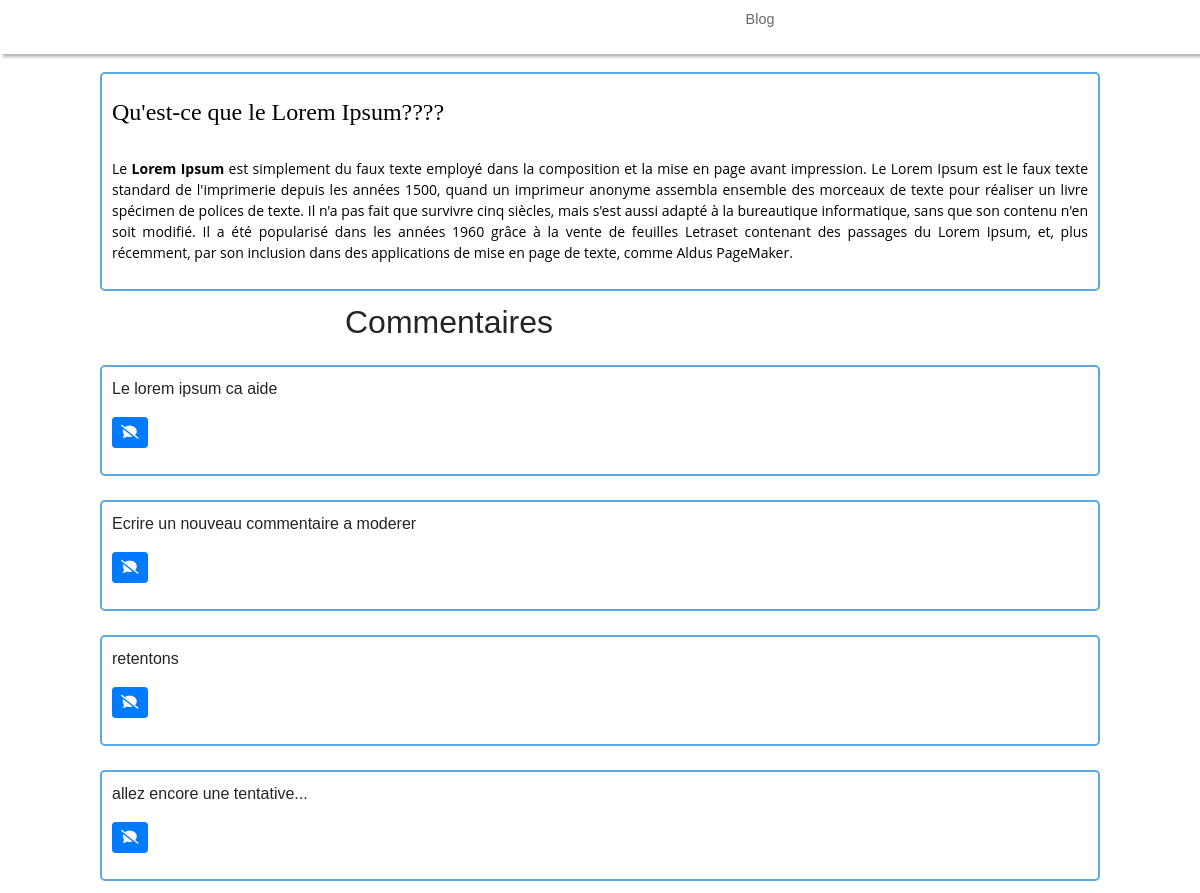
Screenshot of /controllers/frontend/comments_controler.php?billet=23 with the database file from the repository.
### tables this page shows
CREATE TABLE IF NOT EXISTS `posts` (
  `id` int(11) NOT NULL AUTO_INCREMENT,
  `article` text NOT NULL,
  `creation_date` datetime NOT NULL DEFAULT CURRENT_TIMESTAMP,
  PRIMARY KEY (`id`)
);

CREATE TABLE IF NOT EXISTS `comments` (
  `id` int(11) NOT NULL AUTO_INCREMENT,
  `id_post` int(11) NOT NULL,
  `comment` varchar(250) NOT NULL,
  `date_of_comment` datetime NOT NULL DEFAULT CURRENT_TIMESTAMP,
  PRIMARY KEY (`id`)
);

### controllers/frontend/comments_controler.php (called while the page is built, shortened)
<?php
$address="../../";
$menu="../../";
require ("../../includes/header.php");
require ("../../includes/menuFrontEnd.php");
require("../../models/frontend/comments_model.php");
$donnees = getPost();
$comments = getComments();
require ("../../views/frontend/comments_view.php");
require ("../../includes/footer.php");

### models/frontend/comments_model.php (called while the page is built, shortened)
<?php
function getPost(){
		$db=connectDb();
	$req = $db->prepare('SELECT id, article FROM posts WHERE id = ?');
	$req->execute(array($_GET['billet']));
	$donnees = $req->fetch();
	return $donnees;
}
function getComments(){
	$db=connectDb();
	$comments = $db->prepare('SELECT id, comment, id_post FROM comments WHERE id_post = ? ORDER BY date_of_comment DESC LIMIT 0,4');
	$comments->execute(array($_GET['billet']));
return $comments;
}

### views/frontend/comments_view.php (the view)
<div class="present">
<p><?php echo nl2br(($donnees['article']));?></p>
</div>
<h2>Commentaires</h2>
<?php
		while ($donnees = $comments->fetch())
		{
?>
		<div class="present">
   			 <p><?php echo (($donnees['comment'])); ?></p>
    		<p><a href="../../models/frontend/report_comments_model.php?report=<?php echo $donnees['id'] ?>" name="report", id="report" class="btn btn-primary btn-sm"><span class="fas fa-comment-slash"></span></a></p>
		</div>
<?php
}
?>

### includes/header.php (shortened to what this page needs)
<!DOCTYPE html>
<html lang="fr" xml:lang="fr" xmlns="http://www.w3.org/1999/xhtml">
<head>
      <link rel="stylesheet" href="https://stackpath.bootstrapcdn.com/bootstrap/4.4.1/css/bootstrap.min.css">
      <link rel="stylesheet" href="<?php echo $address; ?>/public/css/style.css" />
</head>
<body>

### includes/menuFrontEnd.php (shortened to what this page needs)
<div id="barre_nav">
	<div class="navigation">
		<nav>
			<ul>
				<li><a href="<?php echo $menu; ?>index.php">Blog</a></li>
			</ul>
   		</nav>
   	</div>
   </div>

### includes/footer.php (shortened to what this page needs)
</body>
</html>

### public/css/style.css (style rules this page uses)
html { scroll-behavior: smooth; }
body { width: auto; margin: 0 auto; font-family: Arial, Verdana, "Arial Black", sans-serif; }
#barre_nav { top:-2%; min-width: 100%; height: 72px; position: fixed; z-index: 4; padding-bottom: 5px; background-color: white; box-shadow: 3px 3px 3px grey; opacity: 0.6; }
.navigation { text-align: right; }
nav { width: 300px; height: 57px; font-family: Arial, Verdana, "Arial Black", sans-serif; font-size: 0.9em; z-index: 3; float:right; position: relative; right: 15%; }
nav a { text-decoration: none; }
ul { display: flex; list-style-type: none; margin: 0; padding: 0; line-height: 35px; }
li { width:80px; padding-left: 5px; padding-right:5px; text-align: center; padding-top: 20px; }
li a { text-decoration: none; color: black; }
h2 { margin-left: 345px; }
.present { margin-left: auto; margin-right: auto; margin-top: 2%; width: 1000px; padding: 10px; border:solid 2px rgb(93, 169, 221); box-shadow: 5px; border-radius: 5px 5px 5px 5px; margin-bottom: 1%; }

### rows the page displays
posts: article "Qu'est-ce que le Lorem Ipsum???? Le Lorem Ipsum est simplement du faux texte employé dans la composition et la mise en page avant impression. Le Lorem Ipsum est le faux texte standard de l'imprimerie depuis les années 1500, quand un imprimeur anonyme assembla ensemble des morceaux de texte pour réaliser un livre spécimen de polices de texte. Il n'a pas fait que survivre cinq siècles, mais s'est aussi adapté à la bureautique informatique, sans que son contenu n'en soit modifié. Il a été popularisé dans les années 1960 grâce à la vente de feuilles Letraset contenant des passages du Lorem Ipsum, et, plus récemment, par son inclusion dans des applications de mise en page de texte, comme Aldus…"
comments: comment "Le lorem ipsum ca aide"
comments: comment "Ecrire un nouveau commentaire a moderer"
comments: comment "retentons"
comments: comment "allez encore une tentative..."
